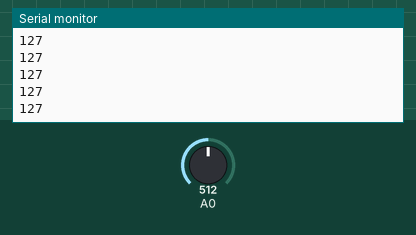
Simulated run of this sketch. Board: Arduino Uno, built with avr-gcc and run on an emulated ATmega328P. Shown: the last lines printed to the serial monitor. The test bench sets the inputs (shaded band); at power-on: A0 = 512.

Above: at 1.2 s.
1.3 s: A0 set to 716
At 2.1 s:
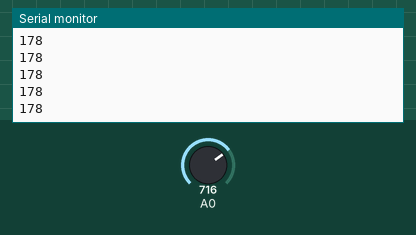
2.8 s: A0 set to 900
At 3.9 s:
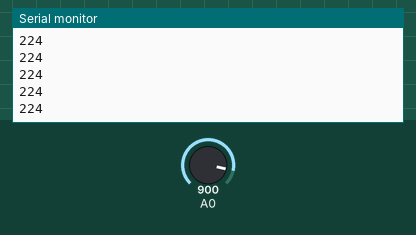
Timing chart, 0 to 5.8 s (numbered marks = the images above; inputs shaded):
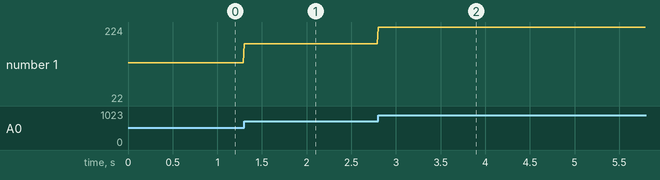

Measured:
- after the input at 1.3 s, the serial monitor: prints a new line at once (image 1)
- after the input at 2.8 s, the serial monitor: prints a new line at once (image 2)
- plotted number 1: 127 → 178 after the input at 1.3 s, 178 → 22 after the input at 2.8 s

The sketch:

SerialConnect2.ino
```cpp
//#include <Wire.h>

int potValue = 0;

void setup()
{
  // Εκκίνηση σειριακής θύρας
  Serial.begin(9600);
  //while(!Serial);

  // Εκκίνηση I2C με διεύθυνση 127 (τελευταία υποστηριζόμενη)
 // Wire.begin(127);

  // Όταν ληφθεί αίτημα για αποστολή δεδομένων, θα τρέξει το reqEvt()
  //Wire.onRequest(reqEvt);
}

void loop()
{
  // Λήψη αναλογικής τιμής απ' το Α0 κάθε 100 ms και μετασχηματισμός
  // από 0...1023 σε 0...255
  potValue = map(analogRead(A0), 0, 1023, 0, 255);
  //Serial.write(potValue);
  Serial.println(potValue);
  delay(10);
}
```
